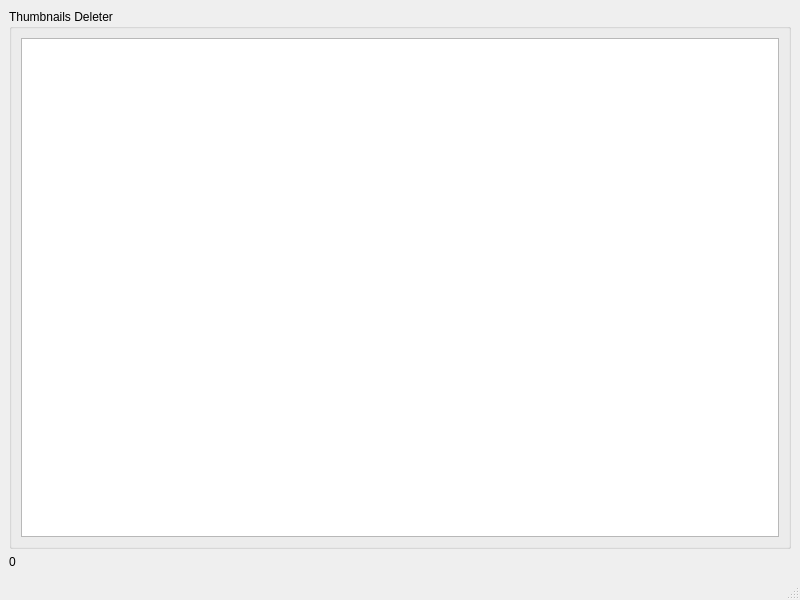
<?xml version="1.0" encoding="UTF-8"?>
<ui version="4.0">
 <class>RpmbuildCleaner</class>
 <widget class="QMainWindow" name="RpmbuildCleaner">
  <property name="geometry">
   <rect>
    <x>0</x>
    <y>0</y>
    <width>800</width>
    <height>600</height>
   </rect>
  </property>
  <property name="windowTitle">
   <string>Thumbnails Deleter</string>
  </property>
  <widget class="QWidget" name="centralwidget">
   <layout class="QVBoxLayout" name="verticalLayout">
    <item>
     <widget class="QGroupBox" name="groupBox">
      <property name="title">
       <string>Thumbnails Deleter</string>
      </property>
      <layout class="QVBoxLayout" name="verticalLayout_2">
       <item>
        <widget class="QListWidget" name="imageFileUserlistWidget"/>
       </item>
      </layout>
     </widget>
    </item>
    <item>
     <widget class="QLabel" name="DrAmtlabel_2">
      <property name="text">
       <string>0</string>
      </property>
     </widget>
    </item>
   </layout>
  </widget>
  <widget class="QStatusBar" name="statusbar"/>
 </widget>
 <resources/>
 <connections/>
 <slots>
  <slot>AddUser()</slot>
  <slot>DeleteUser()</slot>
  <slot>EditUser()</slot>
 </slots>
</ui>
